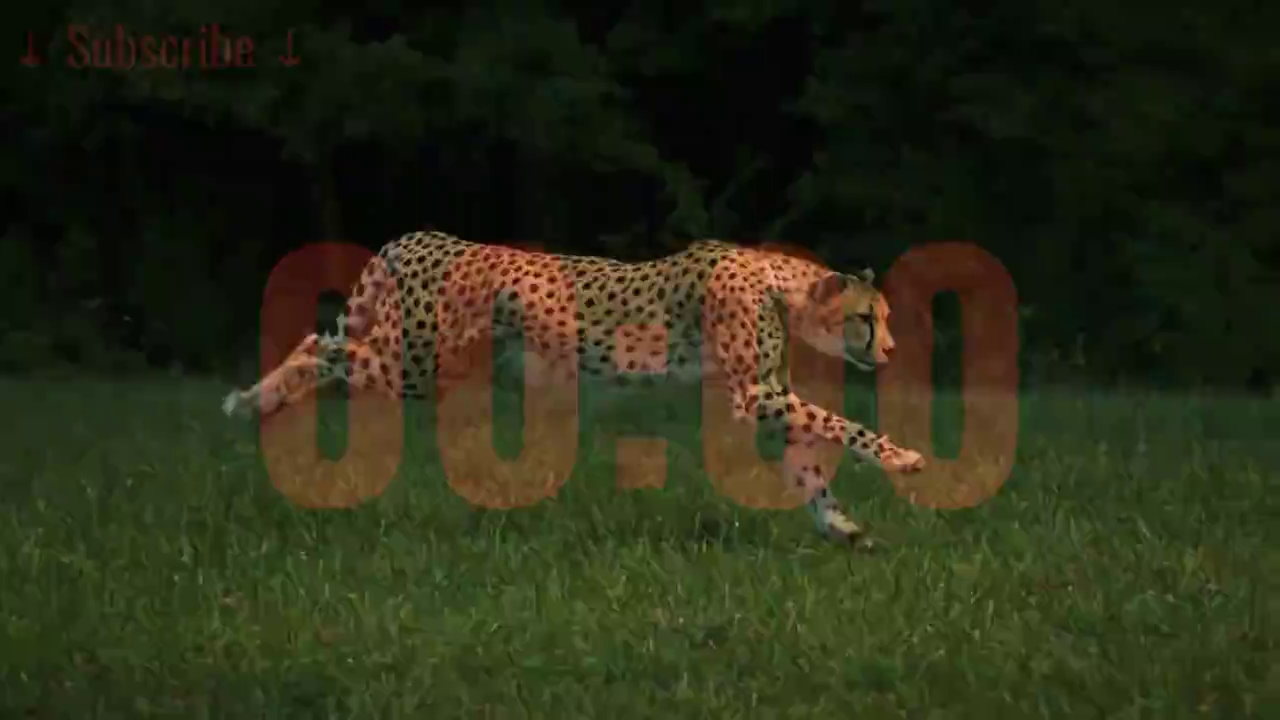
#> input picture frame 77 of cheetah.mp4, 1280 x 720 px
$ python main.py
#> lines starting #> are read from the running program, lines starting #| are printed output that depends on the picture
### VC_no_buffer.py
import cv2, queue, threading

# bufferless VideoCapture
class VideoCaptureNoBuffer:

  def __init__(self, name):
    self.cap = cv2.VideoCapture(name)
    self.q = queue.Queue(maxsize = 2)
    t = threading.Thread(target=self._reader)
    t.daemon = True
    t.start()

  # read frames as soon as they are available, keeping only most recent one
  def _reader(self):
    while True:
      ret, frame = self.cap.read()
      if not ret:
        break
      if not self.q.empty():
        try:
          self.q.get_nowait()   # discard previous (unprocessed) frame
        except queue.Empty:
          pass
      self.q.put(frame)

  def read2(self):
      return self.q.get()

### main.py
import cv2

import queue

import VC_no_buffer

import threading

cv2.namedWindow("test", cv2.WINDOW_NORMAL)
cv2.moveWindow("test", 20, 20)
cv2.resizeWindow('test', 480, 270)

cv2.namedWindow("test2", cv2.WINDOW_NORMAL)
cv2.moveWindow("test2", 1000, 20)
cv2.resizeWindow('test2', 480, 270)

# URL = "udp://224.0.0.1:9999?pkt_size=1316"
URL = 'cheetah.mp4'

cap = cv2.VideoCapture(URL)
cap2 = VC_no_buffer.VideoCaptureNoBuffer(URL)

q = queue.Queue()

while True:

    ret, frame = cap.read()
#> frame is the input picture: shape (720, 1280, 3); mean B, G, R 22.7, 44.9, 42.2
    frame2 = cap2.read2()

    cv2.imshow("test", frame)
    cv2.imshow("test2", frame2)
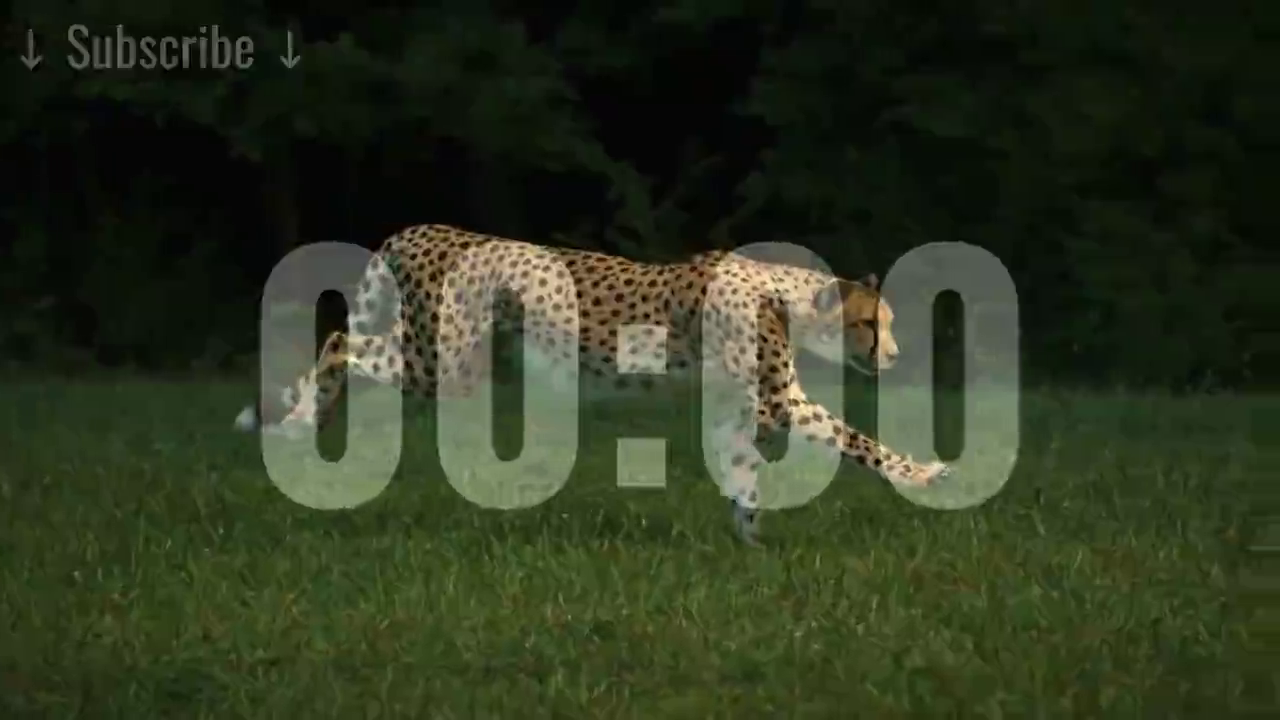
#> window 'test2': shape (720, 1280, 3); mean B, G, R 31.6, 53.7, 45.4
#> (the run stopped early here; a loop or call above may not have finished)
